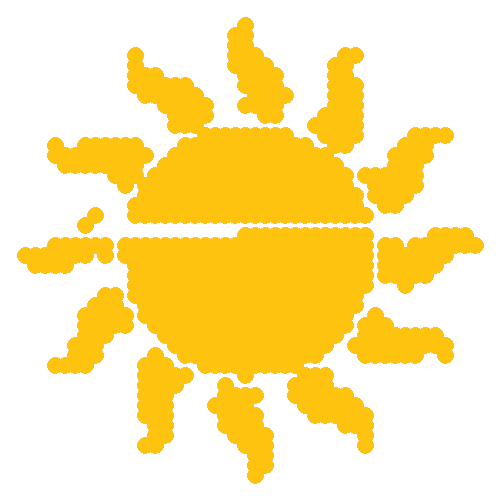
#> input picture pictures/3.png, 500 x 500 px, found by its file name
$ jupyter execute --allow-errors kekaton.ipynb
#> lines starting #> are read from the running program, lines starting #| are printed output that depends on the picture
[cell 1]
from PIL import Image, ImageDraw
from math import sqrt
from sklearn.cluster import KMeans
from typing import List, Dict
from itertools import islice
from io import BytesIO
import numpy as np
import cv2
import concurrent.futures
import requests
import math
import multiprocessing

## Функции для смешения и показа цветов

[cell 2]
def mix_colors(*color_codes, ratios=None):
    """
    Функция для смешивания нескольких цветов в заданных пропорциях.

    Аргументы:
    *color_codes - кортеж или список 24-битных цветовых кодов
    ratios - список пропорций для каждого цвета. Если None, то используются равные пропорции для каждого цвета.

    Возвращает:
    Кортеж RGB значений итогового смешанного цвета.

    """
    num_colors = len(color_codes)
    if num_colors == 0:
        return None
    if ratios is None:
        ratios = [1] * num_colors
    total_ratio = sum(ratios)
    if total_ratio == 0:
        return None

    # Получаем отдельные значения красного, зеленого и синего для каждого цвета
    colors = [(color >> 16 & 0xff, color >> 8 & 0xff, color & 0xff) for color in color_codes]
    reds, greens, blues = zip(*colors)

    # Смешиваем цвета в заданных пропорциях
    mixed_red = sum(r * ratio for r, ratio in zip(reds, ratios)) // total_ratio
    mixed_green = sum(g * ratio for g, ratio in zip(greens, ratios)) // total_ratio
    mixed_blue = sum(b * ratio for b, ratio in zip(blues, ratios)) // total_ratio

    # Возвращаем итоговый цвет в виде кортежа RGB значений
    return (mixed_red, mixed_green, mixed_blue)

[cell 3]
def show_color_pil(color_int):
    """
    Функция для отображения цвета на экране при помощи PIL.

    Аргументы:
    color_int - 24-битное целое число, представляющее цвет в формате RGB

    """
#> called with color_int = 16565544
    r = (color_int >> 16) & 255
    g = (color_int >> 8) & 255
    b = color_int & 255
    rgb_color = (r, g, b)
    print(rgb_color)

    img = Image.new('RGB', (100, 100), color=rgb_color)
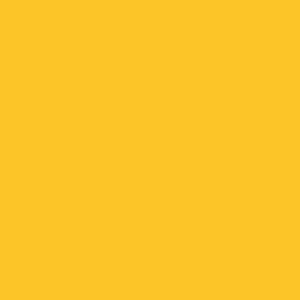
#> img: PIL image 100x100 RGB (shown 3 times larger); mean R, G, B 252, 197, 40
    img.show()

[cell 4]
show_color_pil(16565544)

[cell 5]
mixed_color = mix_colors(16760603, 16760599, 16497439, 16499491, 16496411, 16759571, 15973147, 15975203, 16499471, 16238351, ratios=[3, 1, 1])
image = Image.new("RGB", (100, 100), mixed_color)

print(mixed_color)
# image.show()

## Функция для поиска цветов

[cell 6]
def get_colors() -> dict[str, int]:
    r = requests.post("http://api.datsart.dats.team/art/colors/list", headers={"Authorization": "Bearer 6437d6464d6da6437d6464d6dc"})
    return r.json()['response']

[cell 7]
def color_distance(color1, color2):
    """Функция для расчета расстояния между двумя цветами"""
    r1, g1, b1 = (color1 >> 16) & 0xFF, (color1 >> 8) & 0xFF, color1 & 0xFF
    r2, g2, b2 = (color2 >> 16) & 0xFF, (color2 >> 8) & 0xFF, color2 & 0xFF
    return sqrt((r1 - r2) ** 2 + (g1 - g2) ** 2 + (b1 - b2) ** 2)

def find_color(colors, color_amount, desired_color):
    """Функция для поиска оптимальных коэффициентов цветов"""
    result = {}
    color_coefficients = {}

    # Находим максимальный коэффициент для каждого цвета
    for i in range(len(colors)):
        color_coefficients[colors[i]] = color_distance(colors[i], desired_color)


    # Сортируем цвета по возрастанию расстояния до искомого цвета
    sorted_colors = sorted(colors, key=lambda color: color_coefficients[color])
    color = min(color_coefficients)
    sorted_colors[color] = color_coefficients

    # Находим оптимальный коэффициент для каждого цвета
    for i in range(len(sorted_colors)):
        color = sorted_colors[i]
        if color_amount[colors.index(color)] < 10:
            continue
        result[color] = color_amount[colors.index(color)]

    return result

#> (a cell that did not finish here is left out)

#> (a cell that did not finish here is left out)

[cell 10]
def circle_image(url, circle_size):
    # Загружаем изображение по ссылке
#> called with circle_size = 10
    response = requests.get(url)
    img = Image.open(BytesIO(response.content)).convert('RGB')
#> img is the input picture: PIL image 500x500 RGB; mean R, G, B 254.2, 232.4, 164.7

    # Получаем размер изображения
    width, height = img.size
#> width = 500; height = 500

    # Создаем список для хранения окружностей
    circles = []

    # Разбиваем изображение на круги
    for y in range(0, height, circle_size):
        for x in range(0, width, circle_size):
            # Вычисляем координаты центра круга
            center_x = x + circle_size // 2
            center_y = y + circle_size // 2

            # Если круг не выходит за границы изображения, то добавляем его в список
            if center_x < width and center_y < height:
                # Получаем цвет круга
                circle = img.crop((x, y, x + circle_size, y + circle_size))
                mean_color = tuple(map(int, circle.resize((1, 1)).getpixel((0, 0))))

                # Если цвет не белый, то добавляем круг в список
                if sum(mean_color[:3]) <= 700 and sum(mean_color[:3]) != 531:
                    circles.append((center_x, center_y, circle_size ** 2, mean_color))
#> after the loop, circles = 1162 items

    return circles

image_url = "http://s.datsart.dats.team/game/image/shared/3.png"
circle_radius = 10

results = circle_image(image_url, circle_radius)
#> results = 1162 items
# for result in results:
#     print(result)

print(len(results))
#| 1162
img = np.zeros((500, 500, 3), np.uint8)
for circle in results:
    x = circle[0]
    y = circle[1]
    radius = circle[2]
    color = circle[3][::-1]
    thickness = -1
    cv2.circle(img, (x, y), circle_radius, color, thickness)
#> this loop made 1162 passes
#> (circle, x, y, color) on passes 1 to 3: ((245, 15, 100, (255, 242, 203)), 245, 15, (203, 242, 255)), ((235, 25, 100, (254, 231, 160)), 235, 25, (160, 231, 254)), ((245, 25, 100, (253, 195, 15)), 245, 25, (15, 195, 253))
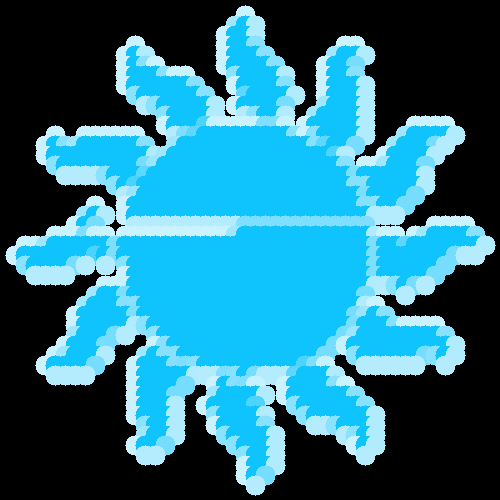
#> img: shape (500, 500, 3); mean of channels 0, 1, 2 41, 112.7, 135.8; drawn as R, G, B

# Отображаем изображение
cv2.imshow("Circles", img)
cv2.waitKey(0)
cv2.destroyAllWindows()

$ run again, with pictures/2.png copied over pictures/3.png
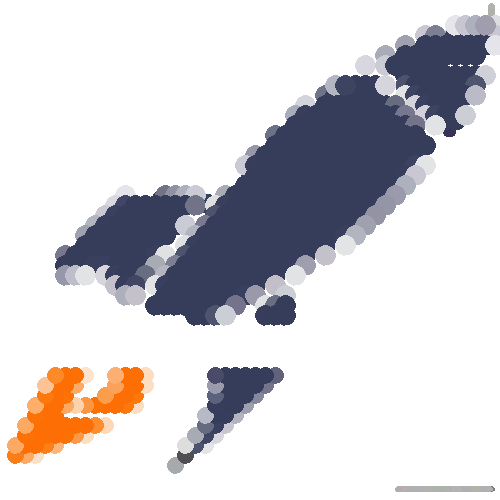
#> input picture pictures/2.png, 500 x 500 px, found by its file name
#> in circle_image, img is the input picture: PIL image 500x500 RGB; mean R, G, B 211.7, 209.7, 213.4
#> after the loop in circle_image, `for y in range(0, height, circle_size):`: circles = 794 items
#| 794
#> the loop `for circle in results:` made 794 passes
#> (circle, x, y, color) on passes 1 to 3: ((495, 5, 100, (230, 230, 229)), 495, 5, (229, 230, 230)), ((465, 15, 100, (230, 229, 234)), 465, 15, (234, 229, 230)), ((475, 15, 100, (218, 220, 225)), 475, 15, (225, 220, 218))
#> after the loop `for circle in results:`:
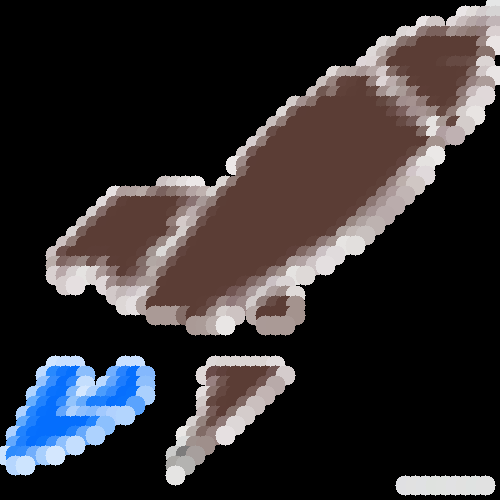
#> img: shape (500, 500, 3); mean of channels 0, 1, 2 49.6, 45.9, 48.1; drawn as R, G, B

$ run again, with pictures/4.png copied over pictures/3.png
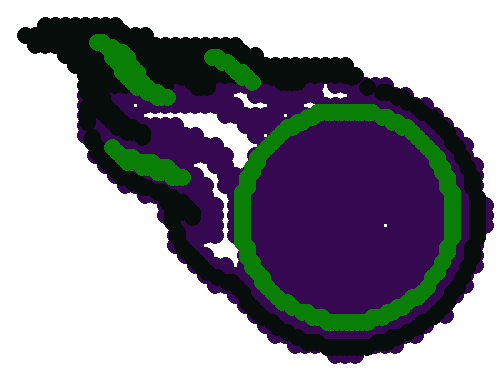
#> input picture pictures/4.png, 500 x 375 px, found by its file name
#> in circle_image, img is the input picture: PIL image 500x375 RGB; mean R, G, B 142.4, 141.6, 150.2
#> after the loop in circle_image, `for y in range(0, height, circle_size):`: circles = 1041 items
#| 1041
#> the loop `for circle in results:` made 1041 passes
#> (circle, x, y, color) on passes 1 to 3: ((45, 15, 100, (201, 202, 202)), 45, 15, (202, 202, 201)), ((55, 15, 100, (201, 202, 202)), 55, 15, (202, 202, 201)), ((65, 15, 100, (201, 202, 202)), 65, 15, (202, 202, 201))
#> after the loop `for circle in results:`:
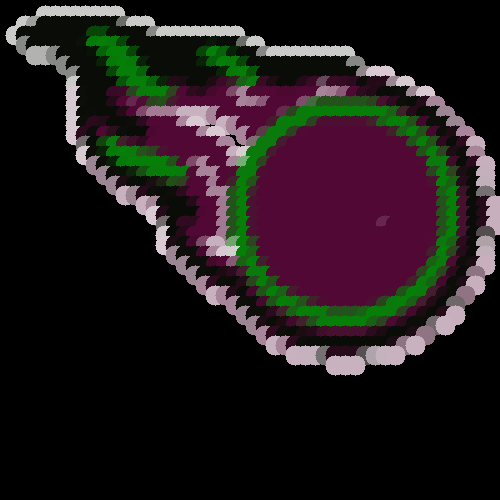
#> img: shape (500, 500, 3); mean of channels 0, 1, 2 33.2, 26.3, 27.2; drawn as R, G, B
